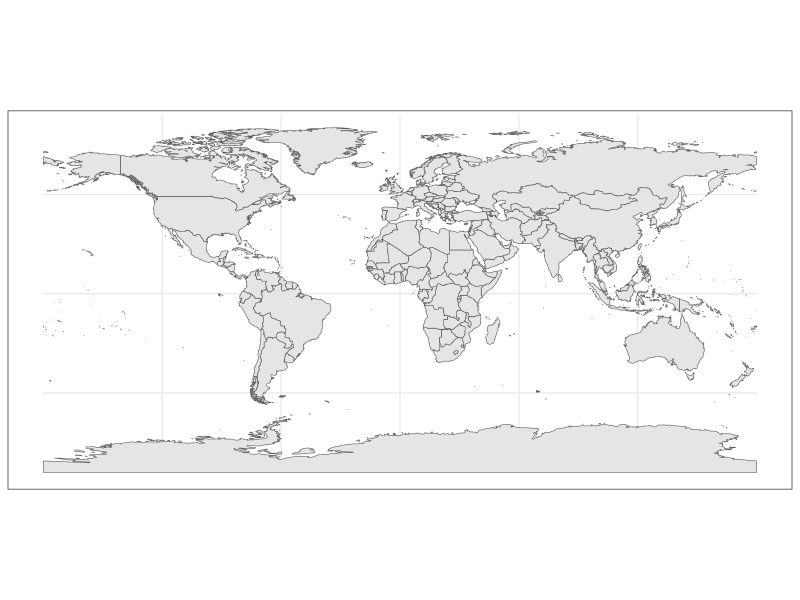
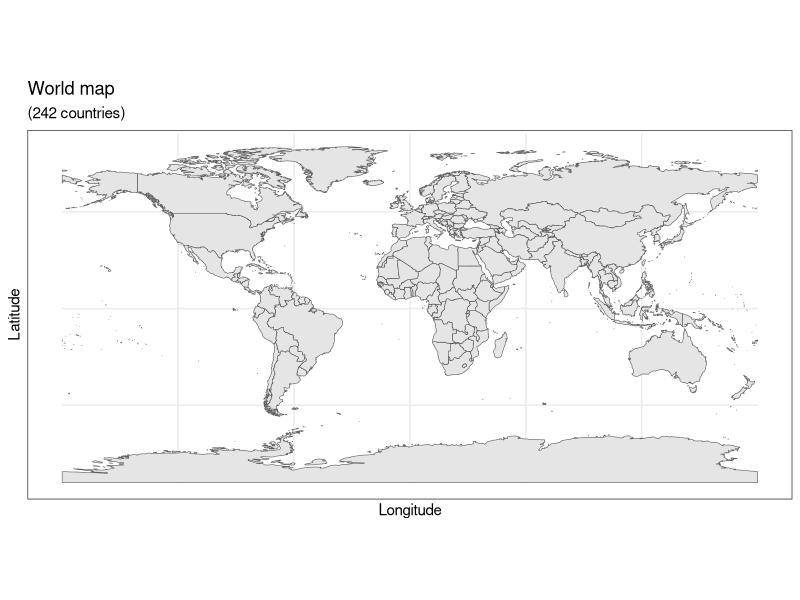
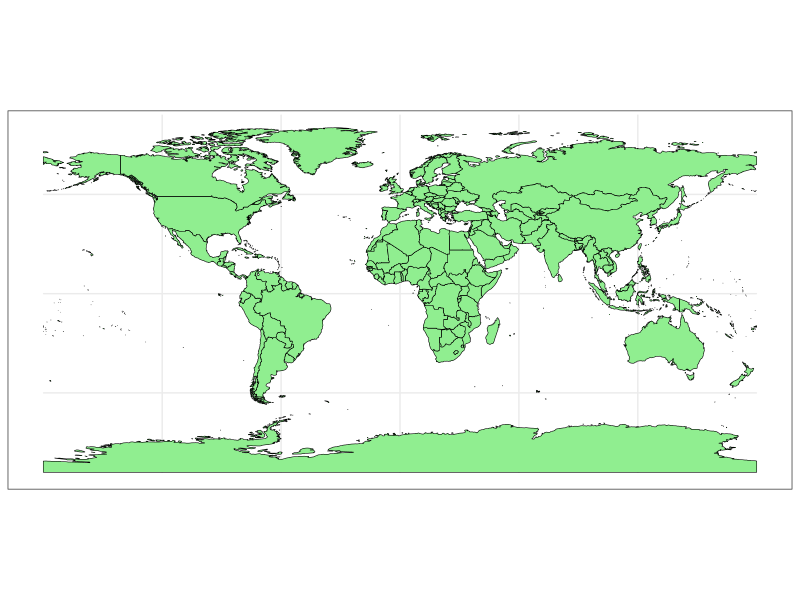
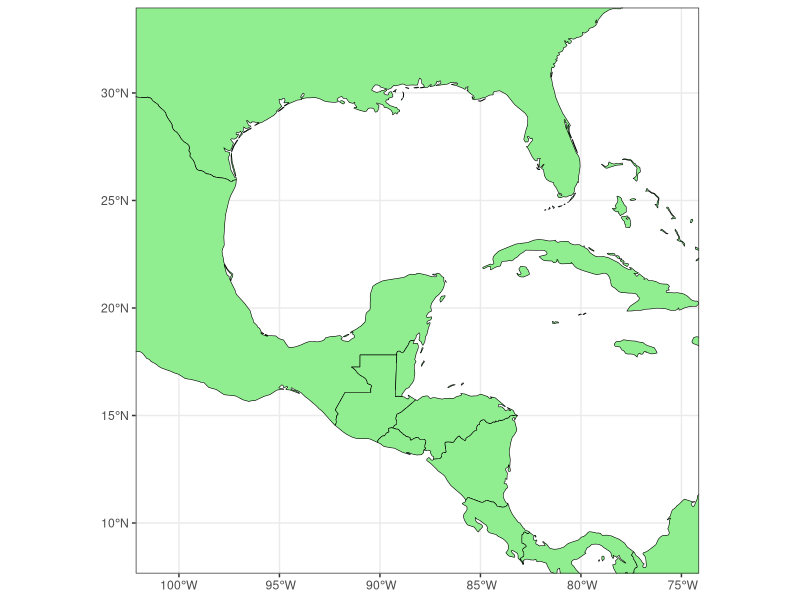
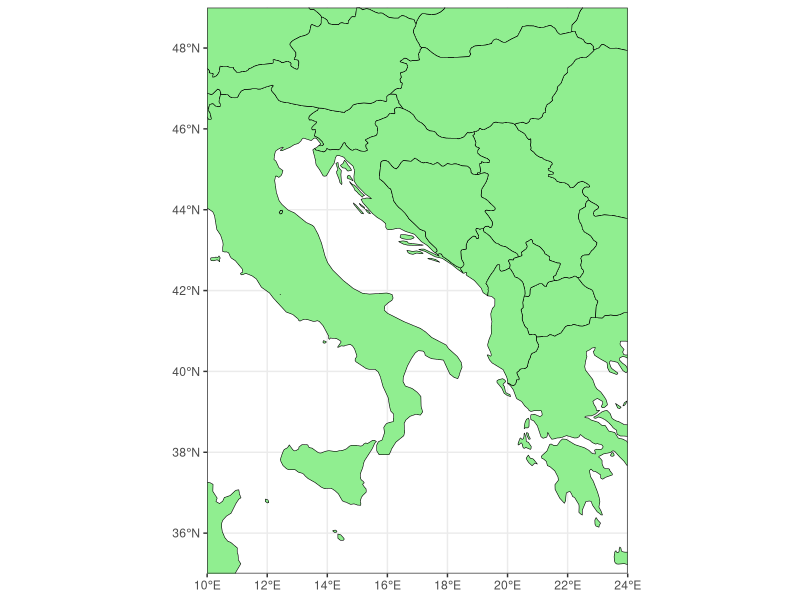

Write the R code that produced these figures, in order. (Note: this script raises an error after producing the figures.)
# New approach at maps using R, sf and ggplot2 from https://r-spatial.org/r/2018/10/25/ggplot2-sf.html
library(tidyverse) #installing tidyvery

library("ggplot2")

theme_set(theme_bw())

library("sf")

library("rnaturalearth")

library("rnaturalearthdata")

# bring world geo data from rnatural earth
world <- ne_countries(scale = "medium", returnclass = "sf")
class(world)

# generate world map
ggplot(data = world) +
  geom_sf()

# generate one with titles etc
ggplot(data = world) +
  geom_sf() +
  xlab("Longitude") + ylab("Latitude") +
  ggtitle("World map", subtitle = paste0("(", length(unique(world$name)), " countries)"))

# make one with colour
ggplot(data = world) + 
  geom_sf(color = "black", fill = "lightgreen")

# set a confined map with colour
ggplot(data = world) +
  geom_sf(color = "black", fill = "lightgreen") +
  coord_sf(xlim = c(-102.15, -74.12), ylim = c(7.65, 33.97), expand = FALSE)

# make one with just Balkan countries
ggplot(data = world) +
  geom_sf(color = "black", fill = "lightgreen") +
  coord_sf(xlim = c(10, 24), ylim = c(35, 49), expand = FALSE)

# make a lat long df of locations of epigraphy
DLatLon <- na.omit(AllDalmatiaEpig %>%
                        select(Latitude,Longitude))
# plot it the simple way (as point data)
ggplot(data = world) +
  geom_sf(color = "black", fill = "lightgreen") +
  geom_point(data = DLatLon, aes(x = Longitude, y = Latitude), size = 1, 
             fill = "darkred") +
  coord_sf(xlim = c(10, 24), ylim = c(35, 49), expand = FALSE)

# plot it the more complex way - as sf
(DLatLonsf <- st_as_sf(DLatLon, coords = c("Longitude", "Latitude"), 
                    crs = 4326, agr = "constant"))

ggplot(data = world) +
  geom_sf() +
  geom_sf(data = DLatLonsf, size = 1) +
  coord_sf(xlim = c(10, 24), ylim = c(35, 49), expand = FALSE)

# now to do this with a range of inscriptions
(DLatLonNNPlot <- st_as_sf(DLatLonNoNULL, coords = c('Longitude', 'Latitude'), 
                          crs = 4326, agr = "constant") %>%
  filter (n %in% (30:1000)))

ggplot(data = world) +
  geom_sf(color = "black", fill = "lightblue") +
  geom_sf(data = DLatLonNNPlot, size = 1, colour = "orange", fill = "orange") + 
  coord_sf(xlim = c(10, 24), ylim = c(35, 49), expand = FALSE)

mapdatadf <- map_data("worldHires")
class(mapdatadf)

mapdatasf <- st_as_sf(mapdatadf, coords = c('long', 'lat'), 
                      crs = 4326, agr = "constant")

# these maps are bad for the islands though, so lets try a more detailed one
ggplot(data = mapdatasf) +
  geom_sf(color = "black", fill = "lightblue") +
  geom_sf(data = DLatLonNNAll, size = 1, colour = "orange", fill = "orange") + 
  coord_sf(xlim = c(10, 24), ylim = c(35, 49), expand = FALSE)

# this one works but takes ages and its an outdated map (yay)
